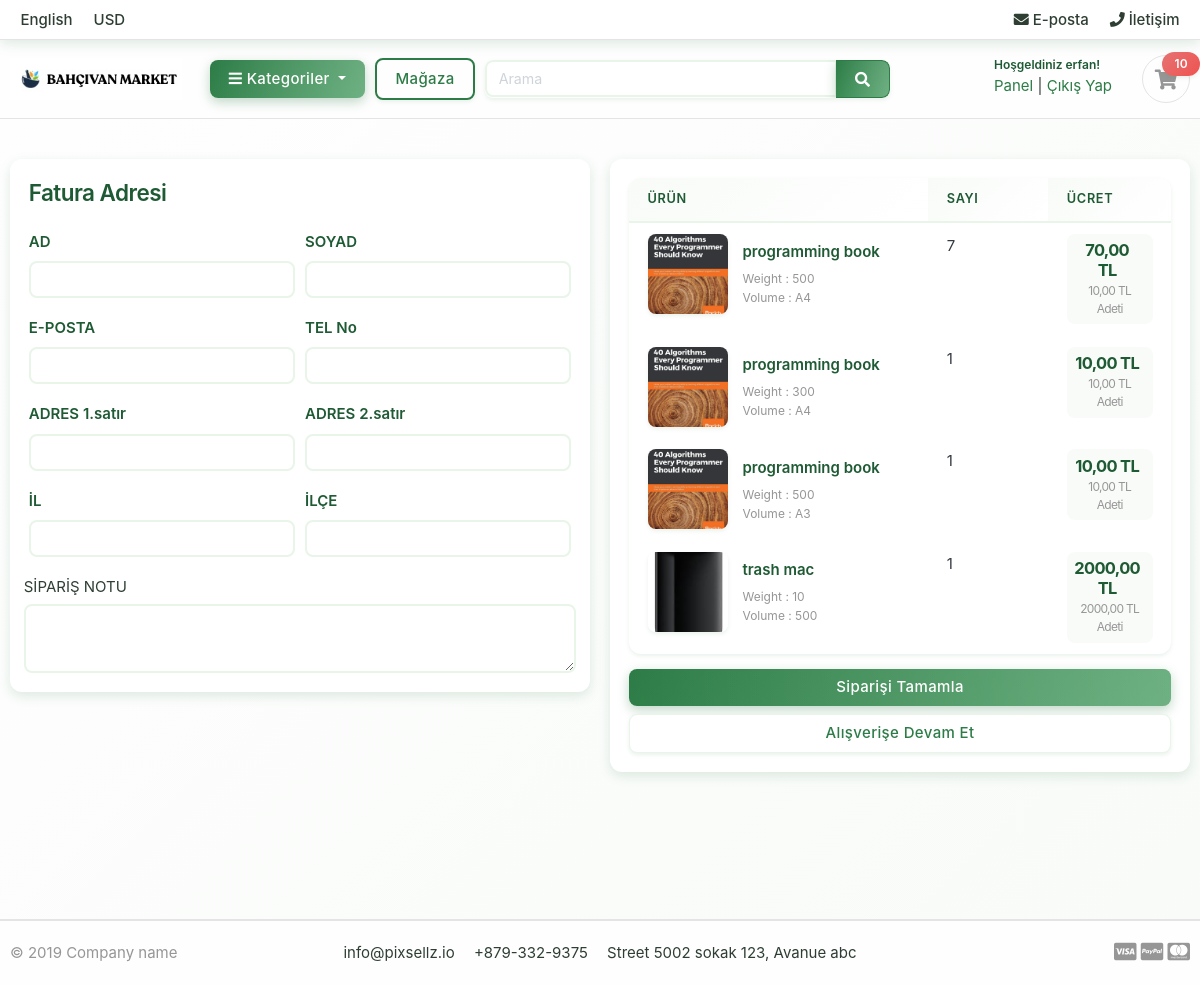
The page /cart/checkout/ (signed in) on the database as committed earlier.
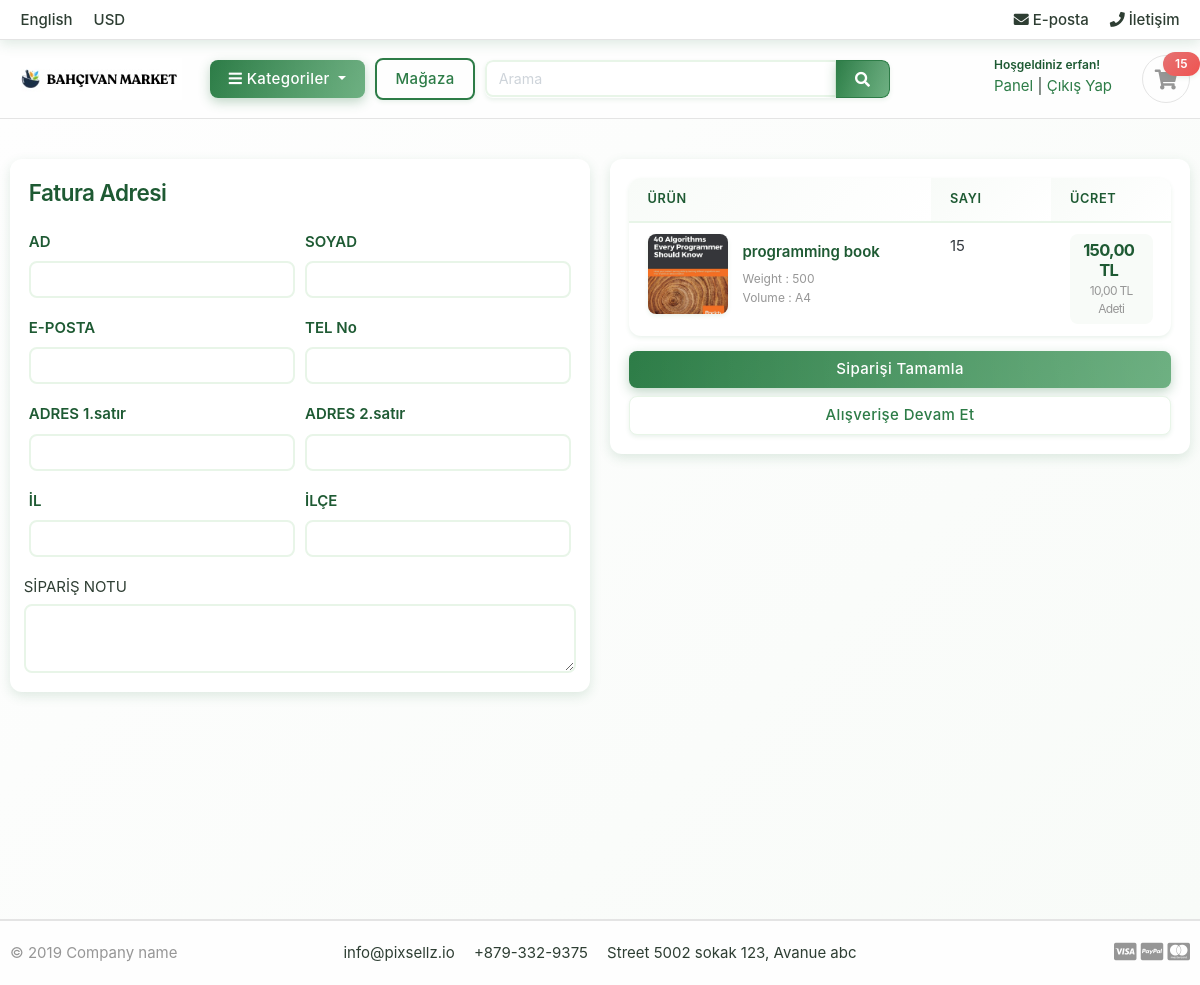
The same page on the database as committed later.
### carts/models.py (models this page shows, shortened)
class CartItem(models.Model):
    user = models.ForeignKey(Account,on_delete=models.CASCADE,null=True)
    product = models.ForeignKey(Product, on_delete=models.CASCADE)
    variations = models.ManyToManyField(Variation,blank=True)
    cart = models.ForeignKey(Cart, on_delete=models.CASCADE,null=True)
    quantity = models.IntegerField()
    is_active = models.BooleanField(default=True)
    def sub_total(self):
        return self.product.price * self.quantity

### store/models.py (models this page shows, shortened)
class Product(models.Model):
    product_name = models.CharField(max_length=200, unique=True)
    slug = models.SlugField(max_length=200, unique=True)
    product_description = models.TextField(max_length=500, blank=True)
    price = models.DecimalField(max_digits=6, decimal_places=2)
    image = models.ImageField(upload_to='photos/product')
    stock  = models.IntegerField()
    low_stock_threshold = models.IntegerField(default=5)
    is_avalible = models.BooleanField(default=True)
    category = models.ForeignKey(Category, on_delete=models.CASCADE)
    created_date  = models.DateTimeField(auto_now_add=True)
    modified_date = models.DateTimeField(auto_now = True)
    def get_url(self):
        return reverse('product_detail',args=[self.category.slug,self.slug])

class Variation(models.Model):
    product = models.ForeignKey(Product, on_delete=models.CASCADE)
    variation_category = models.CharField(max_length=50,choices=variation_category_choice)
    variation_value = models.CharField(max_length=255)
    is_active = models.BooleanField(default=True)
    created_date = models.DateTimeField(auto_now=True)
    objects = VariationManager()

### carts/views.py (the view)
# urls.py: path('checkout/',views.checkout,name='checkout'),
@login_required(login_url='login')
def checkout(request,total=0,quantity=0,cart_items=None):
    try:
        grand_total = 0
        if request.user.is_authenticated:
            cart_items = CartItem.objects.filter(user=request.user, is_active= True)
        else:
            cart = Cart.objects.get(cart_id= _cart_id(request))
            cart_items = CartItem.objects.filter(cart=cart, is_active= True)
        for cart_item in cart_items:
            total += (cart_item.product.price * cart_item.quantity)
            quantity+= cart_item.quantity
        grand_total = total
    except ObjectDoesNotExist:
        pass
    context = {
        'total':total,
        'quantity':quantity,
        'cart_items':cart_items,
        'grand_total': grand_total,
    }
    return render(request,'store/checkout.html',context)

### carts/context_processors.py (called while the page is built)
def counter(request):
    cart_count = 0
    if 'admin' in request.path:
        return {}
    else:
        try:
            cart = Cart.objects.filter(cart_id = _cart_id(request))
            if request.user.is_authenticated:
                cart_items = CartItem.objects.all().filter(user= request.user)
            else:
                cart_items = CartItem.objects.all().filter(cart=cart[:1])
            for cart_item in cart_items:
                cart_count += cart_item.quantity
        except Cart.DoesNotExist:
            cart_count = 0
    return dict(cart_count=cart_count)

### carts/views.py (called while the page is built)
def _cart_id(request):
    cart = request.session.session_key
    if not cart:
        cart = request.session.create()
    return cart

### category/context_processors.py (called while the page is built)
def menu_links(request):
    links = Category.objects.all()
    return dict(links=links)

### category/models.py (called while the page is built)
    def get_url(self):
        return reverse('products_by_category',args = [self.slug ])

### templates/store/checkout.html (shortened to what the changed rows need)
{% extends 'base.html' %}
{% load static %}
{% block content %}
<section class="section-content padding-y bg">
    <div class="container">
        <div class="row">
            <aside class="col-lg-6">
    <div class="card">
        <div class="card-body">
            <table class="table table-borderless table-shopping-cart">
                <thead class="text-muted">
                    <tr class="small text-uppercase">
                        <th scope="col">ÜRÜN</th>
                        <th scope="col" width="120">SAYI</th>
                        <th scope="col" width="120">ÜCRET</th>
                    </tr>
                </thead>
                <tbody>
                    {% for cart_item in cart_items %}
                    <tr>
                        <td>
                            <figure class="itemside align-items-center">
                                <div class="aside"><img src="{{ cart_item.product.image.url }}" class="img-sm"></div>
                                <figcaption class="info">
                                    <a href="{{ cart_item.product.get_url }}" class="title text-dark">{{ cart_item.product.product_name }}</a>
                                    <p class="text-muted small">
                                        {% if cart_item.variations.all %}
                                        {% for item in cart_item.variations.all %}
                                        {{ item.variation_category | capfirst }} : {{ item.variation_value | capfirst }} <br>
                                        {% endfor %}
                                        {% endif %}
                                    </p>
                                </figcaption>
                            </figure>
                        </td>
                        <td>
                            <label for="">{{cart_item.quantity}}</label>
                        </td>
                        <td>
                            <div class="price-wrap">
                                <var class="price">{{ cart_item.sub_total }} TL</var>
                                <small class="text-muted"> {{ cart_item.product.price }} TL Adeti</small>
                            </div>
                        </td>
                    </tr>
                    {% endfor %}
                </tbody>
            </table>
        </div>
    </div>
</aside>
    </div>
</div>
</section>
{% endblock %}

### templates/includes/navbar.html (shortened to what this page needs)
{% load static %}
<header class="section-header">
    <nav class="navbar p-md-0 navbar-expand-sm navbar-light border-bottom">
    <div class="container">
      <div class="collapse navbar-collapse" id="navbarTop4">
        <ul class="navbar-nav mr-auto">
            <li class="nav-item dropdown">
                 <a href="#" class="nav-link">   English </a>
            </li>
            <li class="nav-item dropdown">
                <a href="#" class="nav-link"> USD </a>
            </li>
        </ul>
        <ul class="navbar-nav">
            <li><a href="#" class="nav-link"> <i class="fa fa-envelope"></i> E-posta </a></li>
            <li><a href="#" class="nav-link"> <i class="fa fa-phone"></i> İletişim </a></li>
        </ul>
      </div>
    </div>
    </nav>
    <section class="header-main border-bottom">
        <div class="container">
    <div class="row align-items-center">
        <div class="col-lg-2 col-md-3 col-6">
            <a href="{% url 'home' %}" class="brand-wrap">
                <img class="logo" src="{% static './images/bahcivan_logo.png' %}">
            </a>
        </div>
        <div class="col-lg col-sm col-md col-6 flex-grow-0">
            <div class="category-wrap dropdown d-inline-block float-right">
                <button type="button" class="btn btn-primary dropdown-toggle" data-toggle="dropdown">
                    <i class="fa fa-bars"></i> Kategoriler
                </button>
            </div>
        </div>
        <a href="{% url 'store' %}" class="btn btn-outline-primary">Mağaza</a>
        <div class="col-lg  col-md-6 col-sm-12 col">
            <form action="{% url 'search'%}" class="search" method='GET'>
                <div class="input-group w-100">
                    <input type="text" class="form-control" style="width:60%;" placeholder="Arama" name="keyword">
                    <div class="input-group-append">
                      <button class="btn btn-primary" type="submit">
                        <i class="fa fa-search"></i>
                      </button>
                    </div>
                </div>
            </form>
        </div>
        <div class="col-lg-3 col-sm-6 col-8 order-2 order-lg-3">
                    <div class="d-flex justify-content-end mb-3 mb-lg-0">
                        {% if user.id is None %}
                        <div class="widget-header">
                            <small class="title text-muted">Hoşgeldiniz Misafir!</small>
                            <div>
                                <a href="{% url 'login' %}">Giriş Yap</a> <span class="dark-transp"> | </span>
                                <a href="{% url 'register' %}"> Üye Ol</a>
                            </div>
                        </div>
                        {% else %}
                        <div class="widget-header">
                            <small class="title text-muted">Hoşgeldiniz {{ user.first_name }}! </small>
                            <div>
                                <a href="{% url 'dashboard' %}">Panel</a> <span class="dark-transp"> | </span>
                                <a href="{% url 'logout' %}">Çıkış Yap</a>
                            </div>
                        </div>
                        {% endif %}
                        <a href="{% url 'cart' %}" class="widget-header pl-3 ml-3">
                            <div class="icon icon-sm rounded-circle border"><i class="fa fa-shopping-cart"></i></div>
                            <span class="badge badge-pill badge-danger notify">{{ cart_count }}</span>
                        </a>
                    </div>
                </div>
    </div>
        </div>
    </section>
</header>

Rows that differ between the two databases and show on the page:
removed CartItem: product.image (picture), product.product_name "programming book", quantity "7", sub_total "70,00", product.price "10,00", Variation (variation_category "Weight", variation_value "500"), Variation (variation_category "Volume", variation_value "A4")
removed CartItem: product.image (picture), product.product_name "programming book", quantity "1", sub_total "10,00", product.price "10,00", Variation (variation_category "Volume", variation_value "A4")
no longer on this page (row unchanged): Variation: variation_category "Weight", variation_value "300", shown under "programming book"
removed CartItem: product.image (picture), product.product_name "programming book", quantity "1", sub_total "10,00", product.price "10,00", Variation (variation_category "Weight", variation_value "500")
no longer on this page (row unchanged): Variation: variation_category "Volume", variation_value "A3", shown under "programming book"
removed CartItem: product.image (picture), product.product_name "trash mac", quantity "1", sub_total "2000,00", product.price "2000,00"
no longer on this page (row unchanged): Variation: variation_category "Weight", variation_value "10", shown under "trash mac"
no longer on this page (row unchanged): Variation: variation_category "Volume", variation_value "500", shown under "trash mac"
added CartItem: product.image (picture), product.product_name "programming book", quantity "15", sub_total "150,00", product.price "10,00", Variation (variation_category "Weight", variation_value "500"), Variation (variation_category "Volume", variation_value "A4")
Other text that changed with them:
{{ cart_count }}: "10" → "15"
